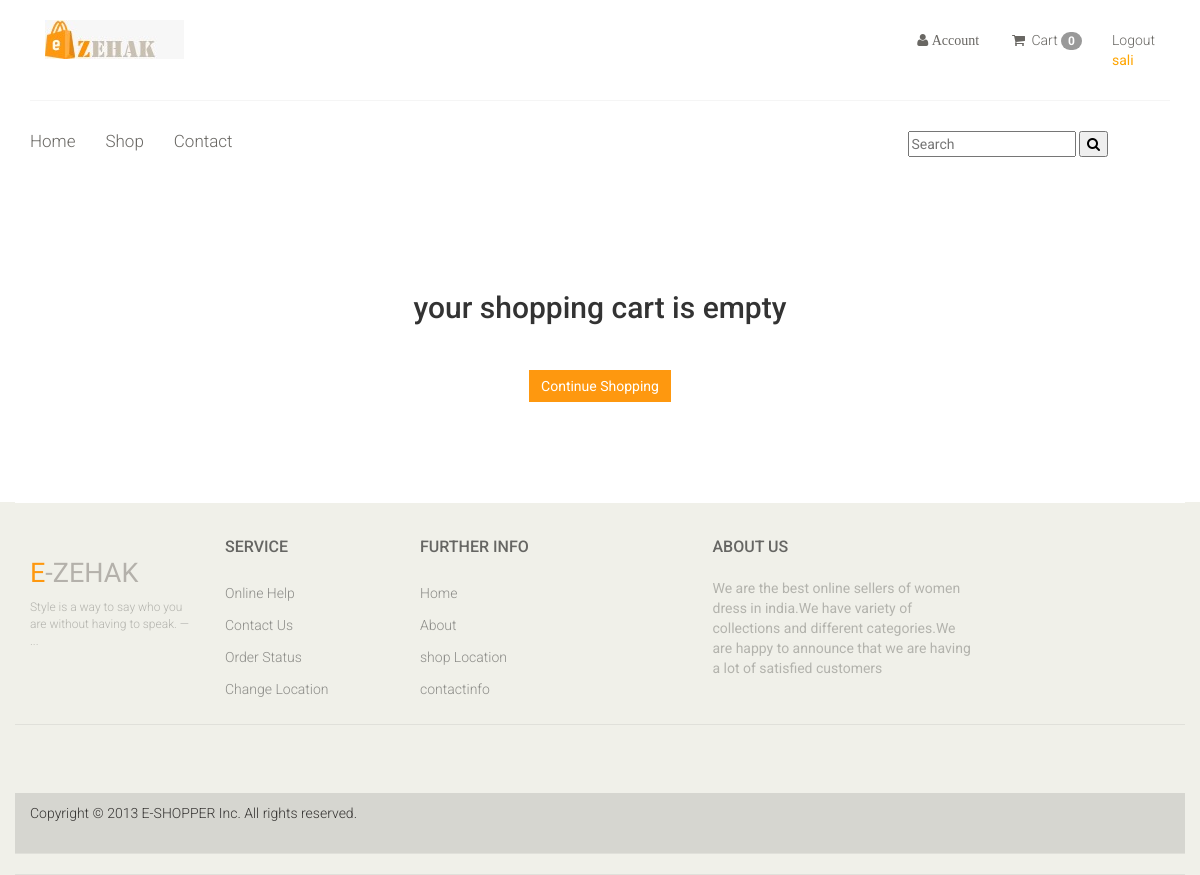
/cart (signed in), run on an earlier commit of the app's database.
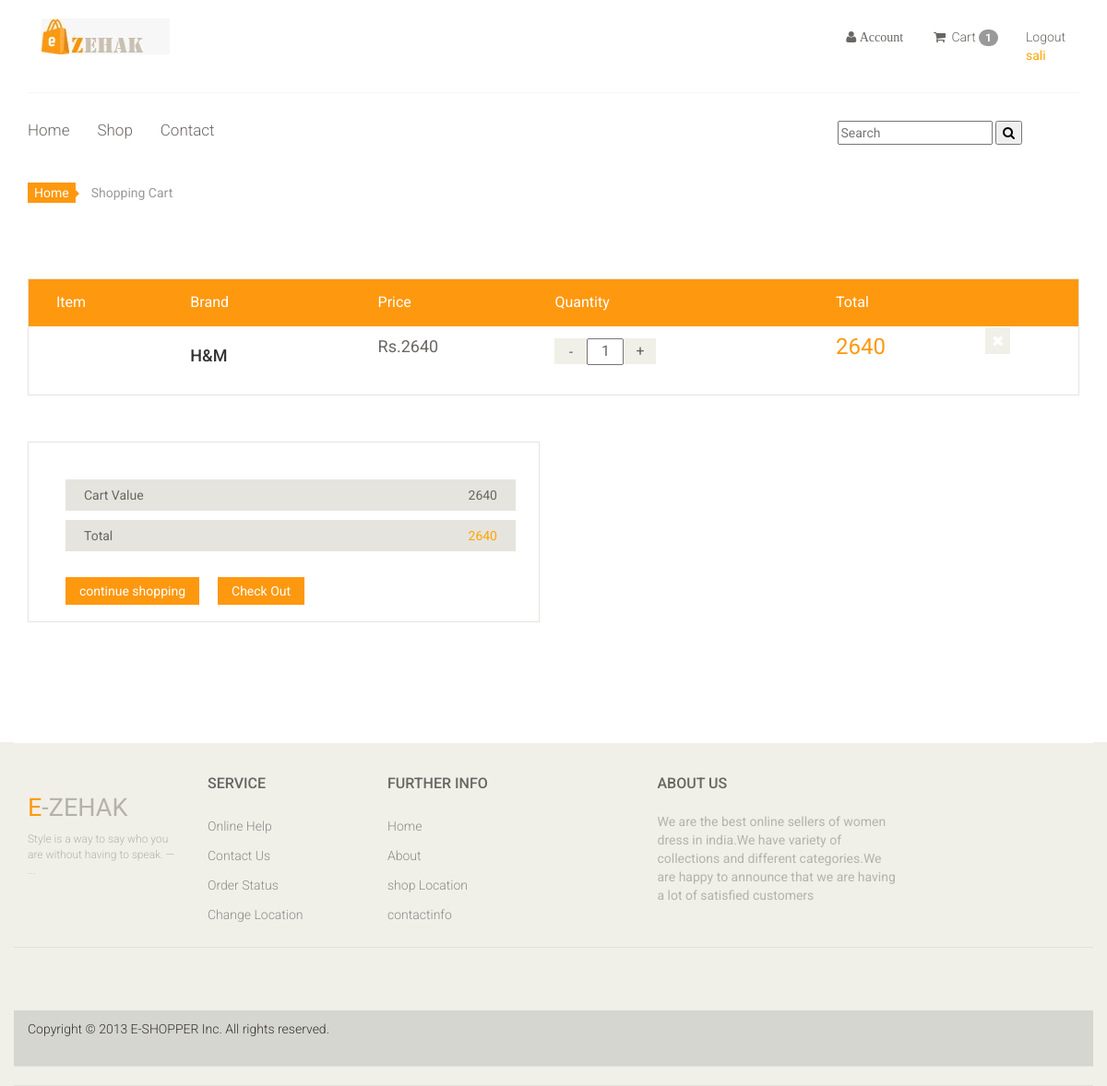
And on a later commit of the database.
### zehak/models.py (models this page shows, shortened)
class CartItem(models.Model):
    user = models.ForeignKey(User ,on_delete=models.CASCADE,null=True)
    product = models.ForeignKey(Product,on_delete=models.CASCADE)
    cart = models.ForeignKey(Cart,on_delete=models.CASCADE,null=True)
    quantity = models.IntegerField()
    is_active = models.BooleanField(default=True)

### week8/models.py (models this page shows, shortened)
class Product(models.Model):
    image1 = models.ImageField(upload_to='photos/productimages')
    image2 = models.ImageField(upload_to='photos/productimages')
    image3 = models.ImageField(upload_to='photos/productimages',blank=True)
    image4 = models.ImageField(upload_to='photos/productimages',blank=True)
    brand = models.CharField(max_length=50)
    productname = models.CharField(max_length=50,unique=True)
    category = models.ForeignKey(Category,on_delete=models.CASCADE)
    price = models.IntegerField()
    offers = models.IntegerField(default=0)
    newprice = models.IntegerField(default=0)
    size = models.ManyToManyField(Size, default='s')
    stock = models.IntegerField()

### zehak/views.py (the view)
# urls.py: path('cart',views.cart,name='cart'),
@never_cache
def cart(request):
    user=request.user
    cart_items=None
    total=0
    quantity=0
    try:
        cart_items = CartItem.objects.filter(user=user, is_active=True)
        for cart_item in cart_items:
            total +=(cart_item.product.newprice * cart_item.quantity)
            sub_total = cart_item.product.newprice * cart_item.quantity
            quantity += cart_item.quantity
    except ObjectDoesNotExist:
        pass
    context ={
        'total' : total,
        'quantity' : quantity,
        'cart_items' : cart_items,
        }
    return render(request,"user/cart.html",context)

### zehak/context_processor.py (called while the page is built)
def counter(request):
    cart_count = 0
    if 'admin' in request.path:
        return {}
    else:
        try:
            cart_items = CartItem.objects.all().filter(user=request.user)
            for cart_item in cart_items:
                cart_count += 1
        except TypeError:
            cart_count = 0
    return dict(cart_count=cart_count)

### templates/user/cart.html (shortened to what the changed rows need)
{% load static %}
<!DOCTYPE html>
<html lang="en">
<head>
    <link href="{% static 'user/css/bootstrap.min.css' %}" rel="stylesheet">
    <link href="{% static 'user/css/font-awesome.min.css' %}" rel="stylesheet">
    <link href="{% static 'user/css/prettyPhoto.css' %}" rel="stylesheet">
    <link href="{% static 'user/css/price-range.css' %}" rel="stylesheet">
    <link href="{% static 'user/css/animate.css' %}" rel="stylesheet">
	<link href="{% static 'user/css/main.css' %}" rel="stylesheet">
	<link href="{% static 'user/css/responsive.css' %}" rel="stylesheet">
</head>
<body>
	<header id="header">
		<div class="header-middle">
			<div class="container">
				<div class="row">
					<div class="col-md-8 clearfix">
						<div class="shop-menu clearfix pull-right">
							<ul class="nav navbar-nav">
								<li><a href="{% url 'cart' %}"><i class="fa fa-shopping-cart"></i> Cart
									<span class='badge badge-warning' id='lblCartCount'>{{ cart_count }}</span>
								</a></li>
							</ul>
						</div>
					</div>
				</div>
			</div>
		</div>
	</header>
	<section id="cart_items">
		<div class="container">
			{% if not cart_items %}
			<h2 class="text-center" style="margin-top: 100px;">your shopping cart is empty</h2>
			<br>
			<div class="text-center" style="margin-bottom: 100px;">
				<a href="{% url 'home' %}" class="btn btn-primary">Continue Shopping</a>
			</div>
			{% else %}
			<div class="breadcrumbs">
				<ol class="breadcrumb">
				  <li><a href="#">Home</a></li>
				  <li class="active">Shopping Cart</li>
				</ol>
			</div>
			<div class="table-responsive cart_info">
				<table class="table table-condensed">
					<thead>
						<tr class="cart_menu">
							<td class="image">Item</td>
							<td class="brand">Brand</td>
							<td class="price">Price</td>
							<td class="quantity">Quantity</td>
							<td class="total">Total</td>
							<td></td>
						</tr>
					</thead>
					<tbody>
						{% for cart_item in cart_items %}
						<tr class="product-item" data-index="{{cart_item.id}}">
							<td class="cart_product">
							</td>
							<td class="cart_description">
								<h4 style="padding-right:30px">{{ cart_item.product.brand }}</h4>
							</td>
							<td class="cart_price">
								<p>Rs.{{ cart_item.product.newprice }}</p>
							</td>
							<td class="cart_quantity">
								<div class="cart_quantity_button">
									<button style=" background: #F0F0E9;color: #696763;display: inline-block;font-size: 16px;height: 28px;overflow: hidden;text-align: center;width: 35px;float: left;
									line-height: 28px; border: none;"  class="cart_quantity_down " data-product_id="{{cart_item.product.id}}" data-index="{{cart_item.id}}">-</button>
									<input class="cart_quantity_input" id="qty{{cart_item.id}}" type="text" name="quantity" value="{{ cart_item.quantity }}" autocomplete="off" size="2" readonly>
									<a type="button" class="cart_quantity_up" id="{{cart_item.id}}" data-car_id="{{cart_item.id}}" data-pro_id="{{cart_item.product.id}}"> + </a>
								</div>
							</td>
							<td class="cart_total">
								<p class="cart_total_price" id="total{{cart_item.id}}">{%widthratio cart_item.product.newprice 1 cart_item.quantity%}</p>
							</td>
							<td class="cart_delete">
								<a onclick="confirm('Are you sure you want to delete this item? ')" data-index="{{cart_item.product.id}}" href="{% url 'remove_cart_item' cart_item.id %}"><i class="fa fa-times"></i></a>
							</td>
						</tr>
						{% endfor %}
					</tbody>
				</table>
			</div>
		</div>
	</section>
	<section id="do_action">
		<div class="container">
			<div class="heading">
				<div class="row">
				<div class="col-12 col-md-6">
					<div class="total_area">
						<ul>
							<li>Cart Value <span id="subtotal">{{ total }}</span></li>
							<li>Total <span style="color: orange;">{{ total }}</span></li>
						</ul>
						<div class="checkout" style="display: flex;">
							<a class="btn btn-default update" href="{% url 'home' %}">continue shopping</a>
							<form method="POST" action="{% url 'checkout' %}">
							<button  type="submit" class="btn btn-default check_out checkout2 ">Check Out</button>
							</form>
						</div>
					</div>
				</div>
				</div>
			</div>
			{% endif %}
		</div>
	</section>
	<footer id="footer">
		<div class="footer-top">
			<div class="container">
				<div class="row">
					<div class="col-sm-2">
						<div class="companyinfo">
							<h2><span>e</span>-ZEHAK</h2>
						</div>
					</div>
		<div class="footer-widget">
			<div class="container">
				<div class="row">
					<div class="col-sm-2">
						<div class="single-widget">
							<h2>Service</h2>
						</div>
					</div>
					<div class="col-sm-2">
						<div class="single-widget">
							<h2>Further info</h2>
						</div>
					</div>
					<div class="col-sm-3 col-sm-offset-1">
						<div class="single-widget">
							<h2>About Us</h2>
						</div>
					</div>
				</div>
			</div>
		</div>
	</footer>
</body>
</html>

What changed in the data, as far as the page shows it:
added CartItem: product.brand "H&M", product.newprice "2640", quantity "1", product+quantity "2640"
Also different on the page:
{{ cart_count }}: "0" → "1"
{{ total }}: (not shown) → "2640"
text no longer shown: "your shopping cart is empty Continue Shopping"
text now shown: "Home Shopping Cart Item Brand Price Quantity Total Cart Value Total continue shopping Check Out"
